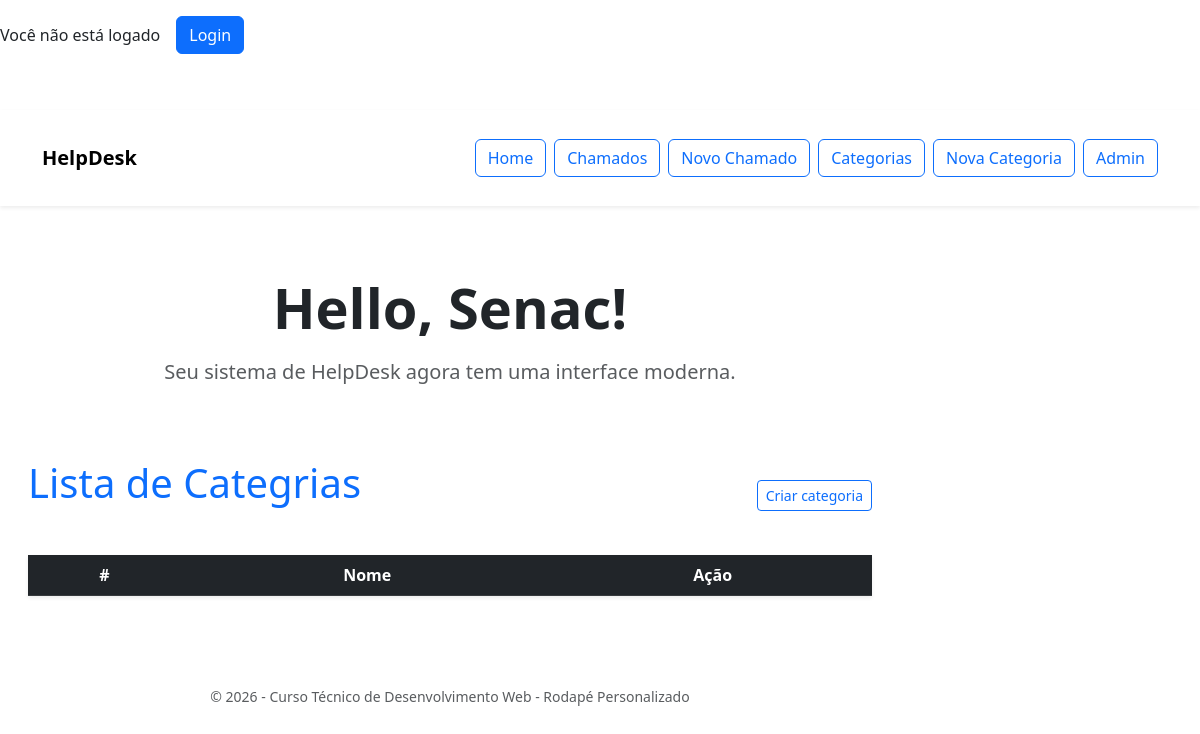
Page /listar-categorias on the earlier database version.
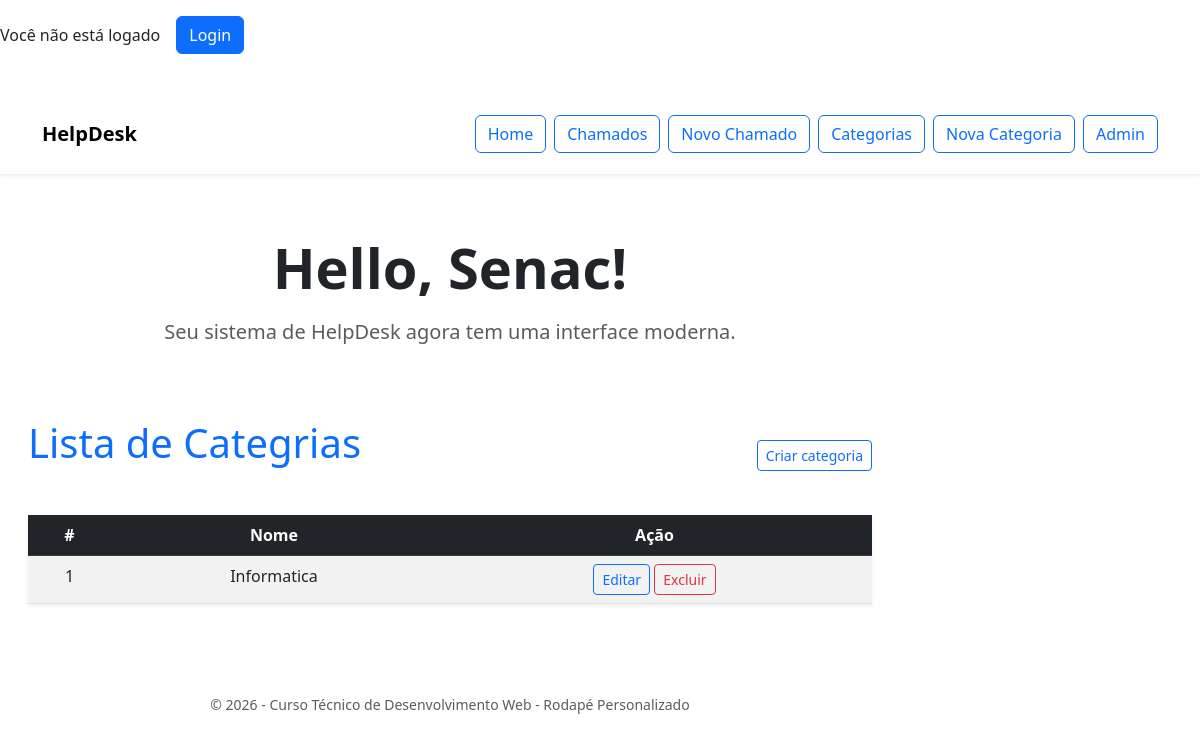
Same page on the later database version.
### core/models.py (models this page shows, shortened)
class Categoria(models.Model):
    nome = models.CharField(max_length=100)
    data_criacao = models.DateTimeField(auto_now_add=True)

### core/views.py (the view)
# urls.py: path('listar-categorias', ListarCategoriasView.as_view(), name='listar-categorias'),
class ListarCategoriasView(ListView):
    model = Categoria
    template_name = 'core/listar_categorias.html'
    context_object_name = 'categorias'

### core/templates/core/listar_categorias.html
{% extends "core/base.html" %}
{% block content %}
<div class="container py-5">
    <div class="d-flex justify-content-between align-items-center mb-4">
        <h1 class="text-primary mb-4">Lista de Categrias</h1>
        <a href="/nova-categoria" class="btn btn-sm btn-outline-primary">Criar categoria</a>
    </div>
    <table class="table table-striped table-hover shadow-sm bg-white">
        <thead class="table-dark">
            <tr>
                <th>#</th>
                <th>Nome</th>
                <th>Ação</th>
            </tr>
        </thead>
        <tbody>
            {% for categoria in categorias %}
            <tr>
                <td>{{ categoria.id }}</td>
                <td>{{ categoria.nome }}</td>
                <td>
                    <a href="{% url 'editar-categoria' categoria.id %}" class="btn btn-sm btn-outline-primary">
                        Editar
                    </a>
                    <a href="{% url 'excluir-categoria' categoria.id %}" class="btn btn-sm btn-outline-danger"
                        onclick="return confirm('Tem certeza que deseja apagar?')">Excluir</a>
                </td>
            </tr>
            {% endfor %}
        </tbody>
    </table>
</div>
{% endblock %}

### core/templates/core/base.html (shortened to what this page needs)
{% load static %}
<!DOCTYPE html>
<html lang="pt-br">
<head>
    <link href="https://cdn.jsdelivr.net/npm/bootstrap@5.3.0/dist/css/bootstrap.min.css" rel="stylesheet">
</head>
<body>
    <div class="row g-0 min-vh-100">
        <div class="page-header">
            {% if user.is_authenticated %}
            <div class="my-3" style="display: flex;">
                <div class="me-3" style="align-content: center;">
                    Olá, <strong>{{ user.username }}</strong>
                </div>
                <form method="post" action="/admin/logout/">
                    {% csrf_token %}
                    <button type="submit" class="btn btn-danger">
                        Logout
                    </button>
                </form>
            </div>
            {% else %}
            <div class="my-3" style="display: flex;">
                <div class="me-3" style="align-content: center;">
                    Você não está logado
                </div>
                <a href="/admin/login" class="btn btn-primary">
                    Login
                </a>
            </div>
            {% endif %}
        </div>
        <nav class="navbar navbar-expand-lg bg-white shadow-sm">
            <div class="container">
                <a class="navbar-brand fw-bold" href="#">HelpDesk</a>
                <div class="collapse navbar-collapse" id="navbarHelpDesk">
                    <ul class="navbar-nav ms-auto mb-2 mb-lg-0 gap-2">
                        <li class="nav-item">
                            <a class="btn btn-outline-primary" href="/">Home</a>
                        </li>
                        <li class="nav-item">
                            <a class="btn btn-outline-primary" href="/listar-chamados">Chamados</a>
                        </li>
                        <li class="nav-item">
                            <a class="btn btn-outline-primary" href="/novo-chamado">Novo Chamado</a>
                        </li>
                        <li class="nav-item">
                            <a class="btn btn-outline-primary" href="/listar-categorias">Categorias</a>
                        </li>
                        <li class="nav-item">
                            <a class="btn btn-outline-primary" href="/nova-categoria">Nova Categoria</a>
                        </li>
                        <li class="nav-item">
                            <a class="btn btn-outline-primary" href="/admin">Admin</a>
                        </li>
                    </ul>
                </div>
            </div>
        </nav>
        <div class="col-12 col-md-9 d-flex align-items-center">
            <header class="w-100 text-center py-5 px-3">
                <h1 class="display-4 fw-bold mb-3">Hello, Senac!</h1>
                <p class="lead text-muted mb-4">
                    Seu sistema de HelpDesk agora tem uma interface moderna.
                </p>
                {% block content %}{% endblock %}
                {%block rodape %}
                <div class="text-center py-4 text-muted">
                    <small>&copy; 2026 - Curso Técnico de Desenvolvimento Web - Rodapé Personalizado</small>
                </div>
                {% endblock %}
            </header>
        </div>
    </div>
</body>
</html>

Differences in the rows shown:
added Categoria: id "1", nome "Informatica"
